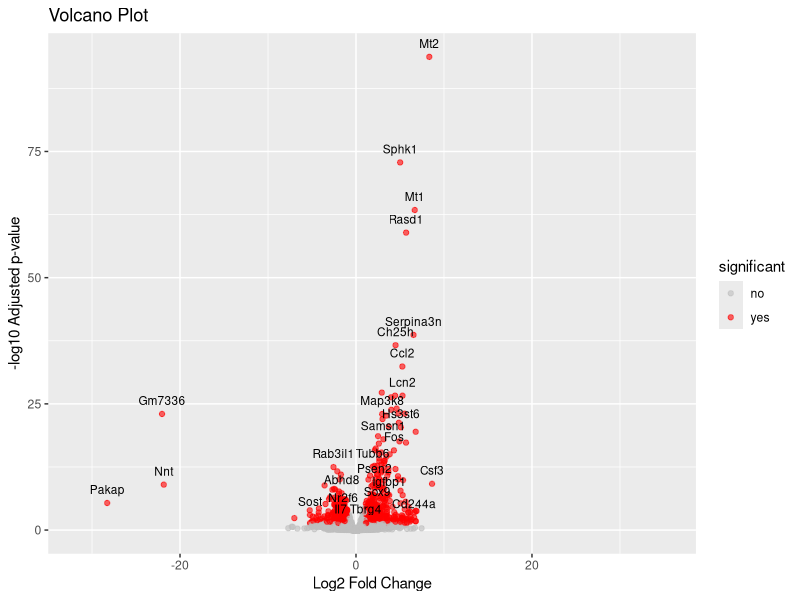
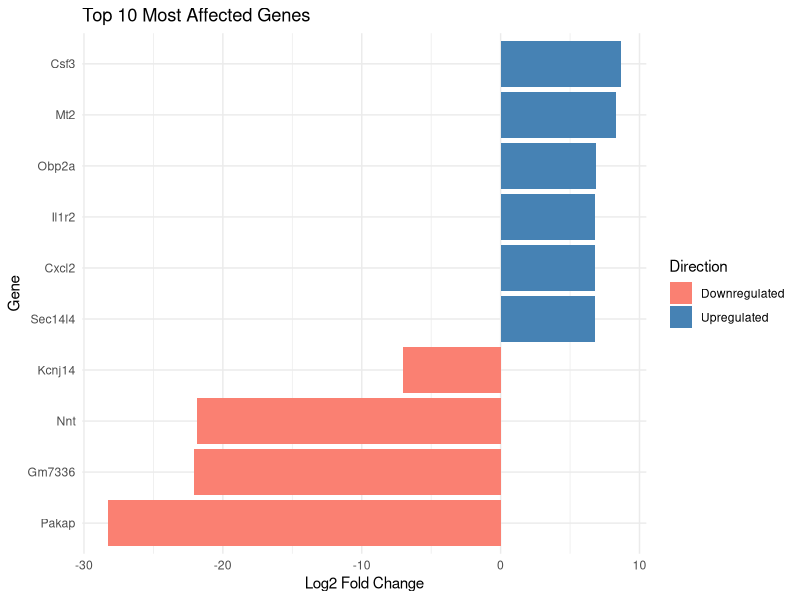

Source code (R) for these figures, in order:
## ---- chunk 1
#| message: false
#| error: false
#| warning: false

library(dplyr)
library(ggplot2)
library(tidyverse)

df <- read.table("FSIvsControlBead.csv", sep = ',')
## ---- chunk 2
df <- read.csv("FSIvsControlBead.csv", header = TRUE, check.names = TRUE)

colnames(df)

names(df)[names(df) == "B_FSI_vs_Ctrl_padj"] <- "padj"

names(df)[names(df) == "B_FSI_vs_Ctrl_log2FoldChange"] <- "FC"

print(names(df))

## ---- chunk 3
fc_threshold <- 1
padj_threshold <- 0.05

padj <- padj_threshold
FC <- fc_threshold

## ---- chunk 4
sig_genes <- df |> 
  filter(!is.na(padj)) |> 
  filter(padj < padj_threshold & abs(FC) > fc_threshold)

df <-df |>
mutate(significant = ifelse(!is.na(padj) & padj < padj_threshold & abs (FC) > fc_threshold, "yes", "no"))

## ---- chunk 5
#| message: false
#| error: false
#| warning: false

ggplot(df, aes(x = FC, y = -log10(padj), label = symbol)) +
  geom_point(aes(color = significant), alpha = 0.6) + 
  scale_color_manual(values = c("yes" = "red", "no" = "gray")) +
  labs(
    title = "Volcano Plot",
    x = "Log2 Fold Change",
    y = "-log10 Adjusted p-value"
  ) +
  geom_text(
    data = subset(df, significant == "yes"),
    vjust = -1,
    size = 3,
    check_overlap = TRUE
  )

## ---- chunk 6
top_genes <- sig_genes %>%
arrange(desc(abs(FC))) %>%
slice(1:10)

top_genes

ggplot(top_genes, aes(x = reorder(symbol, FC), y = FC, fill = FC > 0)) + 
  geom_col() + 
  coord_flip() + 
  labs(title = "Top 10 Most Affected Genes", 
       x = "Gene", 
       y = "Log2 Fold Change") + 
  scale_fill_manual(name = "Direction", 
                    values = c("TRUE" = "steelblue", "FALSE" = "salmon"), 
                    labels = c("FALSE" = "Downregulated", "TRUE" = "Upregulated")) + 
  theme_minimal()

